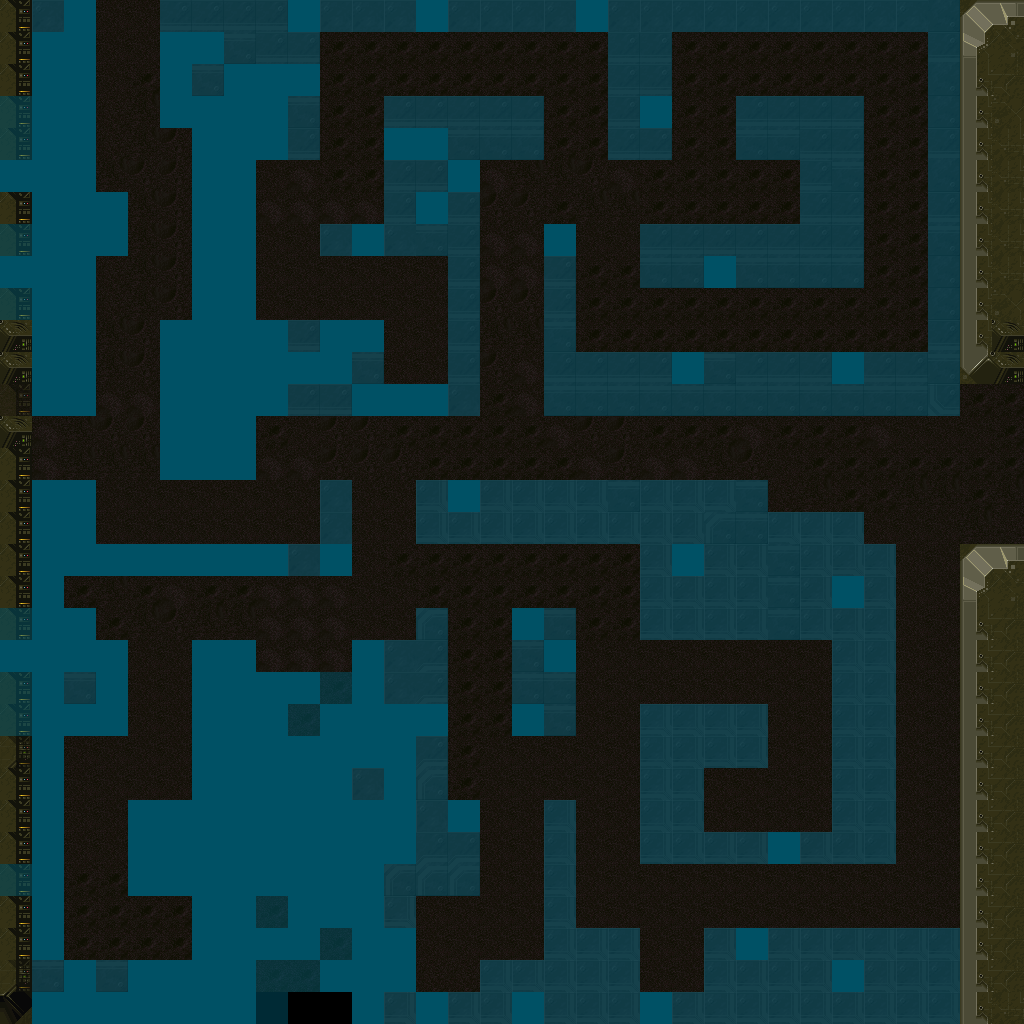

Rendered tile map (Tiled .tmx) drawn with the repository's tilesets; below, a short description and the map source with its tile grids summarised:
An orthogonal 32x32 tile map with 32x32 px tiles, 3 tile layers (Tile Layer 1, Tile Layer 2, Hing), 2 tilesets and 58 objects.

<map version="1.2" tiledversion="1.2.0" orientation="orthogonal" renderorder="right-down" width="32" height="32" tilewidth="32" tileheight="32" infinite="0" nextlayerid="9" nextobjectid="59">
 <tileset firstgid="1" name="futuretile1" tilewidth="32" tileheight="32" tilecount="440" columns="20">
  <image source="space-blks-1.034.png" width="640" height="704" />
 </tileset>
 <tileset firstgid="441" name="futuretile2" tilewidth="32" tileheight="32" tilecount="81" columns="9">
  <image source="tileset_complet.png" width="300" height="300" />
 </tileset>
 <layer id="1" name="Tile Layer 1" width="32" height="32">
  <data>[1024 cells, 1024 non-empty, 31 distinct tile ids]</data>
 </layer>
 <objectgroup id="4" name="Collision">
  <object id="1" x="544" y="352" width="416" height="65" />
  <object id="2" x="544" y="223" width="32" height="130" />
  <object id="3" x="320" y="223" width="158" height="33" />
  <object id="4" x="384" y="96" width="160" height="65" />
  <object id="5" x="607" y="31" width="66" height="129" />
  <object id="6" x="736" y="96" width="127" height="64" />
  <object id="7" x="640" y="223" width="224" height="65" />
  <object id="8" x="801" y="160" width="61" height="62" />
  <object id="9" x="959" y="2" width="64" height="381" />
  <object id="10" x="835" y="544" width="59" height="321" />
  <object id="11" x="640" y="705" width="127" height="64" />
  <object id="12" x="640" y="769" width="62" height="95" />
  <object id="13" x="701" y="830" width="135" height="35" />
  <object id="14" x="703" y="927" width="258" height="97" />
  <object id="15" x="962" y="543" width="62" height="482" />
  <object id="16" x="192" y="895" width="33" height="68" />
  <object id="17" x="39" y="960" width="190" height="37" />
  <object id="18" x="33" y="960" />
  <object id="19" x="33" y="694" width="32" height="266" />
  <object id="20" x="193" y="638" width="32" height="257" />
  <object id="21" x="127" y="800" width="65" height="94" />
  <object id="22" x="60" y="639" width="68" height="96" />
  <object id="23" x="59" y="545" width="36" height="95" />
  <object id="24" x="32" y="480" width="64" height="64" />
  <object id="25" x="85" y="544" width="266" height="32" />
  <object id="26" x="322" y="479" width="29" height="67" />
  <object id="27" x="97" y="192" width="30" height="64" />
  <object id="28" x="32" y="-1" width="64" height="416" />
  <object id="29" x="0" y="413" width="32" height="71" />
  <object id="30" x="160" y="321" width="96" height="159" />
  <object id="31" x="251" y="321" width="133" height="94" />
  <object id="32" x="193" y="0" width="62" height="325" />
  <object id="33" x="256" y="0" width="686" height="32" />
  <object id="34" x="253" y="32" width="66" height="128" />
  <object id="35" x="383" y="162" width="97" height="61" />
  <object id="36" x="448" y="254" width="31" height="162" />
  <object id="37" x="383" y="383" width="67" height="32" />
  <object id="38" x="415" y="480" width="354" height="62" />
  <object id="39" x="769" y="511" width="94" height="31" />
  <object id="40" x="1025" y="370" width="33" height="196" />
  <object id="41" x="353" y="992" width="349" height="33" />
  <object id="42" x="352" y="640" width="65" height="351" />
  <object id="43" x="927" y="30" width="35" height="324" />
  <object id="44" x="513" y="608" width="63" height="129" />
  <object id="45" x="544" y="798" width="30" height="197" />
  <object id="46" x="562" y="927" width="78" height="64" />
  <object id="47" x="479" y="959" width="72" height="33" />
  <object id="48" x="415" y="800" width="64" height="95" />
  <object id="49" x="416" y="607" width="33" height="196" />
  <object id="50" x="209" y="638" width="47" height="390" />
  <object id="51" x="639" y="542" width="196" height="99" />
  <object id="52" x="160" y="0" width="34" height="128" />
  <object id="53" x="93" y="-21.5" width="68.5" height="21.25" />
  <object id="54" x="251.75" y="1024" width="102" height="17.25" />
 </objectgroup>
 <layer id="2" name="Tile Layer 2" width="32" height="32" opacity="0.48">
  <data>[1024 cells, 286 non-empty, 12 distinct tile ids]</data>
 </layer>
 <layer id="3" name="Hing" width="32" height="32">
  <data>[1024 cells, 1 non-empty, 1 distinct tile ids]</data>
 </layer>
 <objectgroup id="5" name="Spawn">
  <object id="55" x="958.667" y="501.333">
   <point />
  </object>
 </objectgroup>
 <objectgroup id="6" name="Dialog">
  <object id="56" x="201.333" y="420" width="209.333" height="225.333" />
 </objectgroup>
 <objectgroup id="7" name="Next level">
  <object id="57" x="96.6667" y="-5.33333" width="65" height="8.66667" />
 </objectgroup>
 <objectgroup id="8" name="Last level">
  <object id="58" x="255.667" y="1020.33" width="97.3333" height="32.3333" />
 </objectgroup>
</map>
